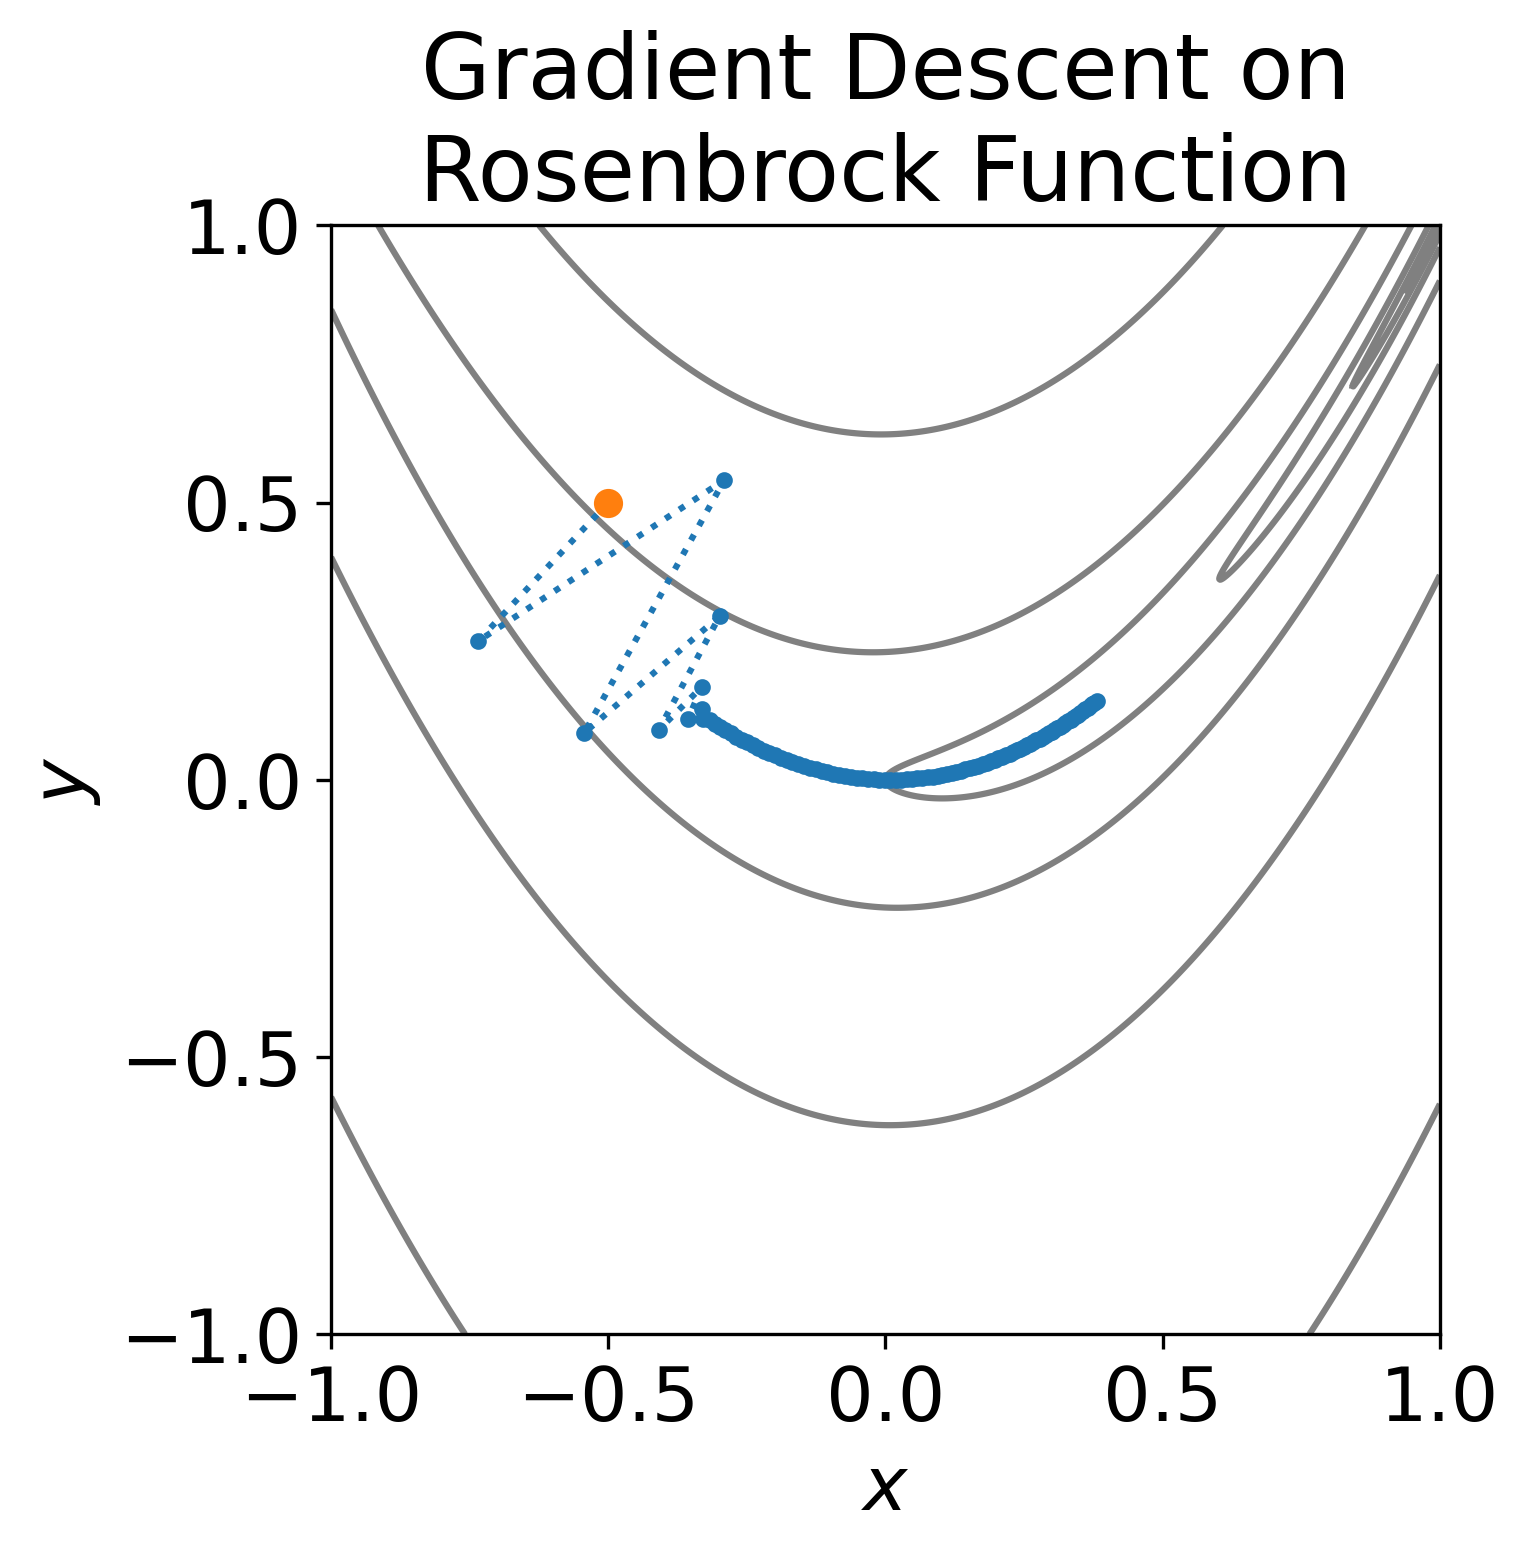

Here is the Python script that generated this plot:
import matplotlib as mpl
import matplotlib.pyplot as plt
import numpy as np
import torch
import torch.optim as optim

mpl.rc('font', size=18)
plt.ion()
plt.close('all')

x0 = -0.5
y0 = 0.5

x = torch.tensor(x0, requires_grad=True, dtype=torch.double)
y = torch.tensor(y0, requires_grad=True, dtype=torch.double)

optimizer = optim.SGD([x, y], lr=0.005)

a = 1.0
b = 100.0

steps = 100
x_history = torch.empty(steps, dtype=x.dtype)
y_history = torch.empty(steps, dtype=y.dtype)

for i_step in range(steps):
    x_history[i_step] = x.detach()
    y_history[i_step] = y.detach()

    f = (a - x) ** 2 + b * (y - x ** 2) ** 2

    optimizer.zero_grad()
    f.backward()
    optimizer.step()

f, ax = plt.subplots()
ax.plot(x_history.numpy(), y_history.numpy(), '.:')
ax.plot(x0, y0, 'o')

# x_low, x_hi = ax.get_xlim()
# y_low, y_hi = ax.get_ylim()
x_low = -1
x_hi = 1
y_low = -1
y_hi = 1
x_grid = np.linspace(x_low, x_hi, 1000)
y_grid = np.linspace(y_low, y_hi, 1001)
X, Y = np.meshgrid(x_grid, y_grid)
F = (a - X) ** 2 + b * (Y - X ** 2) ** 2

ax.contour(X, Y, np.log10(F), colors='gray', linestyles='-', levels=10)
ax.set_aspect('equal')
ax.set_xlabel('$x$')
ax.set_ylabel('$y$')
ax.set_title('Gradient Descent on\nRosenbrock Function')

f.savefig('rosenbrock.png', dpi=300, bbox_inches='tight')
